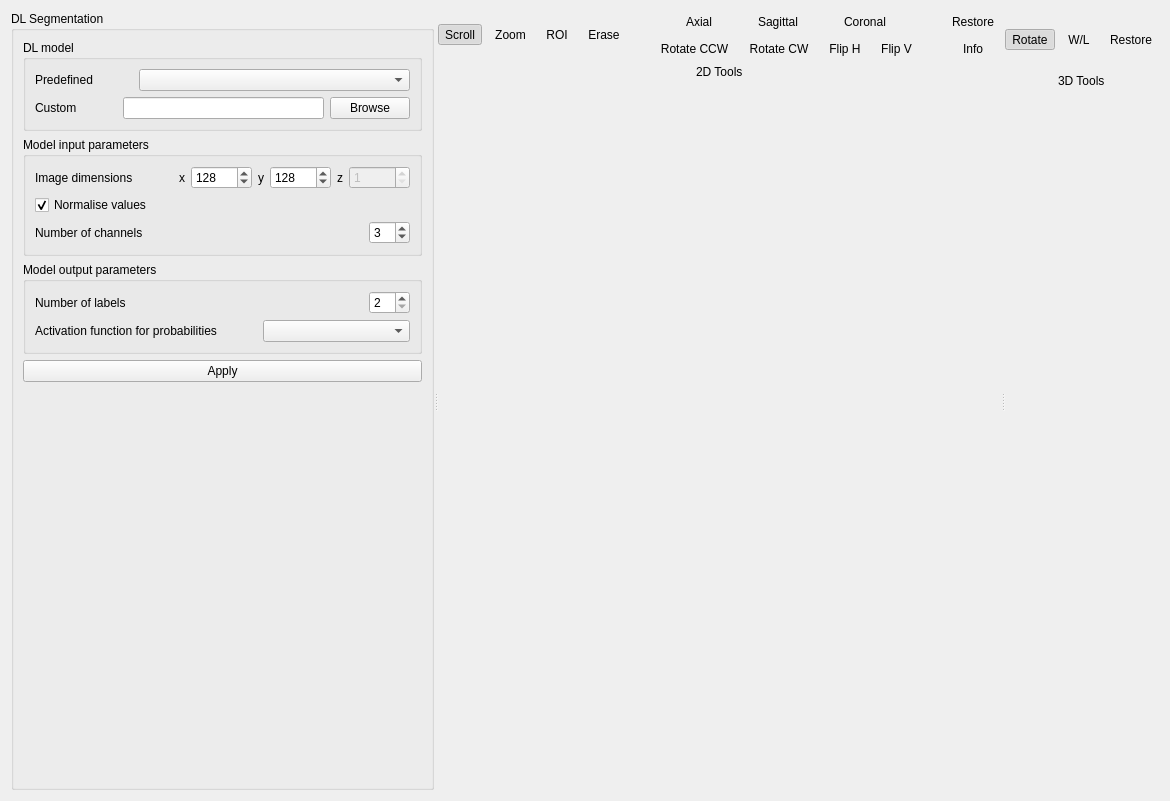
<?xml version="1.0" encoding="UTF-8"?>
<ui version="4.0">
 <class>QDLSegmentationExtensionBase</class>
 <widget class="QWidget" name="QDLSegmentationExtensionBase">
  <property name="geometry">
   <rect>
    <x>0</x>
    <y>0</y>
    <width>1150</width>
    <height>801</height>
   </rect>
  </property>
  <property name="windowTitle">
   <string>Form</string>
  </property>
  <layout class="QHBoxLayout" name="horizontalLayout_6">
   <item>
    <widget class="QSplitter" name="m_inputSplitter">
     <property name="orientation">
      <enum>Qt::Horizontal</enum>
     </property>
     <widget class="QGroupBox" name="m_inputGroupBox">
      <property name="sizePolicy">
       <sizepolicy hsizetype="Preferred" vsizetype="Preferred">
        <horstretch>0</horstretch>
        <verstretch>0</verstretch>
       </sizepolicy>
      </property>
      <property name="minimumSize">
       <size>
        <width>0</width>
        <height>0</height>
       </size>
      </property>
      <property name="title">
       <string>DL Segmentation</string>
      </property>
      <layout class="QVBoxLayout" name="verticalLayout">
       <item>
        <widget class="QGroupBox" name="m_trainedModelGroupBox">
         <property name="title">
          <string>DL model</string>
         </property>
         <layout class="QVBoxLayout" name="verticalLayout_4">
          <item>
           <layout class="QHBoxLayout" name="m_trainedModelPredefinedHLayout">
            <item>
             <widget class="QLabel" name="m_trainedModelPredefinedLabel">
              <property name="sizePolicy">
               <sizepolicy hsizetype="Preferred" vsizetype="Preferred">
                <horstretch>0</horstretch>
                <verstretch>0</verstretch>
               </sizepolicy>
              </property>
              <property name="text">
               <string>Predefined</string>
              </property>
             </widget>
            </item>
            <item>
             <spacer name="m_trainedModelPredefinedSpacer">
              <property name="orientation">
               <enum>Qt::Horizontal</enum>
              </property>
              <property name="sizeType">
               <enum>QSizePolicy::Minimum</enum>
              </property>
              <property name="sizeHint" stdset="0">
               <size>
                <width>40</width>
                <height>20</height>
               </size>
              </property>
             </spacer>
            </item>
            <item>
             <widget class="QComboBox" name="m_trainedModelPredefinedCombo">
              <property name="sizePolicy">
               <sizepolicy hsizetype="Expanding" vsizetype="Fixed">
                <horstretch>0</horstretch>
                <verstretch>0</verstretch>
               </sizepolicy>
              </property>
             </widget>
            </item>
           </layout>
          </item>
          <item>
           <widget class="QWidget" name="m_trainedModelCustomWidget" native="true">
            <layout class="QHBoxLayout" name="m_trainedModelCustomHLayout">
             <property name="leftMargin">
              <number>0</number>
             </property>
             <property name="topMargin">
              <number>0</number>
             </property>
             <property name="rightMargin">
              <number>0</number>
             </property>
             <property name="bottomMargin">
              <number>0</number>
             </property>
             <item>
              <widget class="QLabel" name="m_trainedModelCustomLabel">
               <property name="text">
                <string>Custom</string>
               </property>
              </widget>
             </item>
             <item>
              <spacer name="m_trainedModelCustomSpacer">
               <property name="orientation">
                <enum>Qt::Horizontal</enum>
               </property>
               <property name="sizeType">
                <enum>QSizePolicy::Fixed</enum>
               </property>
               <property name="sizeHint" stdset="0">
                <size>
                 <width>40</width>
                 <height>20</height>
                </size>
               </property>
              </spacer>
             </item>
             <item>
              <widget class="QLineEdit" name="m_trainedModelCustomLineEdit"/>
             </item>
             <item>
              <widget class="QPushButton" name="m_trainedModelCustomBrowseButton">
               <property name="text">
                <string>Browse</string>
               </property>
              </widget>
             </item>
            </layout>
           </widget>
          </item>
         </layout>
        </widget>
       </item>
       <item>
        <widget class="QGroupBox" name="m_inputParametersGroupBox">
         <property name="title">
          <string>Model input parameters</string>
         </property>
         <layout class="QVBoxLayout" name="verticalLayout_2">
          <item>
           <layout class="QHBoxLayout" name="m_inputParamDimensionsHLayout">
            <item>
             <widget class="QLabel" name="m_inputParamDimensionsLabel">
              <property name="text">
               <string>Image dimensions</string>
              </property>
             </widget>
            </item>
            <item>
             <spacer name="m_inputParamDimensionsSpacer">
              <property name="orientation">
               <enum>Qt::Horizontal</enum>
              </property>
              <property name="sizeType">
               <enum>QSizePolicy::MinimumExpanding</enum>
              </property>
              <property name="sizeHint" stdset="0">
               <size>
                <width>40</width>
                <height>20</height>
               </size>
              </property>
             </spacer>
            </item>
            <item>
             <widget class="QLabel" name="m_inputParamDimXLabel">
              <property name="text">
               <string>x</string>
              </property>
             </widget>
            </item>
            <item>
             <widget class="QSpinBox" name="m_inputParamDimXSpinBox">
              <property name="minimum">
               <number>1</number>
              </property>
              <property name="maximum">
               <number>99999</number>
              </property>
              <property name="value">
               <number>128</number>
              </property>
             </widget>
            </item>
            <item>
             <widget class="QLabel" name="m_inputParamDimYLabel">
              <property name="text">
               <string>y</string>
              </property>
             </widget>
            </item>
            <item>
             <widget class="QSpinBox" name="m_inputParamDimYSpinBox">
              <property name="minimum">
               <number>1</number>
              </property>
              <property name="maximum">
               <number>99999</number>
              </property>
              <property name="value">
               <number>128</number>
              </property>
             </widget>
            </item>
            <item>
             <widget class="QLabel" name="m_inputParamDimZLabel">
              <property name="text">
               <string>z</string>
              </property>
             </widget>
            </item>
            <item>
             <widget class="QSpinBox" name="m_inputParamDimZSpinBox">
              <property name="enabled">
               <bool>false</bool>
              </property>
              <property name="minimum">
               <number>1</number>
              </property>
              <property name="maximum">
               <number>99999</number>
              </property>
              <property name="value">
               <number>1</number>
              </property>
             </widget>
            </item>
           </layout>
          </item>
          <item>
           <layout class="QHBoxLayout" name="m_inputParamNormalisationHLayout">
            <item>
             <widget class="QCheckBox" name="m_inputParamNormalisationCheckBox">
              <property name="text">
               <string>Normalise values</string>
              </property>
              <property name="checked">
               <bool>true</bool>
              </property>
             </widget>
            </item>
           </layout>
          </item>
          <item>
           <layout class="QHBoxLayout" name="m_inputParamChannelsHLayout">
            <item>
             <widget class="QLabel" name="m_inputParamChannelsLabel">
              <property name="text">
               <string>Number of channels</string>
              </property>
             </widget>
            </item>
            <item>
             <spacer name="m_inputParamChannelsSpacer">
              <property name="orientation">
               <enum>Qt::Horizontal</enum>
              </property>
              <property name="sizeType">
               <enum>QSizePolicy::MinimumExpanding</enum>
              </property>
              <property name="sizeHint" stdset="0">
               <size>
                <width>40</width>
                <height>20</height>
               </size>
              </property>
             </spacer>
            </item>
            <item>
             <widget class="QSpinBox" name="m_inputParamChannelsSpinBox">
              <property name="minimum">
               <number>1</number>
              </property>
              <property name="value">
               <number>3</number>
              </property>
             </widget>
            </item>
           </layout>
          </item>
         </layout>
        </widget>
       </item>
       <item>
        <widget class="QGroupBox" name="m_outputParametersGroupBox">
         <property name="title">
          <string>Model output parameters</string>
         </property>
         <layout class="QVBoxLayout" name="verticalLayout_13">
          <item>
           <layout class="QHBoxLayout" name="m_outputParamLabelsHLayout">
            <item>
             <widget class="QLabel" name="m_outputParamLabelsLabel">
              <property name="text">
               <string>Number of labels</string>
              </property>
             </widget>
            </item>
            <item>
             <spacer name="m_outputParamLabelsSpacer">
              <property name="orientation">
               <enum>Qt::Horizontal</enum>
              </property>
              <property name="sizeHint" stdset="0">
               <size>
                <width>40</width>
                <height>20</height>
               </size>
              </property>
             </spacer>
            </item>
            <item>
             <widget class="QSpinBox" name="m_outputParamLabelsSpinBox">
              <property name="enabled">
               <bool>true</bool>
              </property>
              <property name="minimum">
               <number>2</number>
              </property>
              <property name="value">
               <number>2</number>
              </property>
             </widget>
            </item>
           </layout>
          </item>
          <item>
           <layout class="QHBoxLayout" name="m_outputParamFunctionHLayout">
            <item>
             <widget class="QLabel" name="m_outputParamFunctionLabel">
              <property name="text">
               <string>Activation function for probabilities</string>
              </property>
             </widget>
            </item>
            <item>
             <spacer name="m_outputParamFunctionSpacer">
              <property name="orientation">
               <enum>Qt::Horizontal</enum>
              </property>
              <property name="sizeType">
               <enum>QSizePolicy::Minimum</enum>
              </property>
              <property name="sizeHint" stdset="0">
               <size>
                <width>40</width>
                <height>20</height>
               </size>
              </property>
             </spacer>
            </item>
            <item>
             <widget class="QComboBox" name="m_outputParamFunctionCombo">
              <property name="sizePolicy">
               <sizepolicy hsizetype="Expanding" vsizetype="Fixed">
                <horstretch>0</horstretch>
                <verstretch>0</verstretch>
               </sizepolicy>
              </property>
             </widget>
            </item>
           </layout>
          </item>
         </layout>
        </widget>
       </item>
       <item>
        <widget class="QPushButton" name="m_applyPushButton">
         <property name="text">
          <string>Apply</string>
         </property>
        </widget>
       </item>
       <item>
        <spacer name="verticalSpacer">
         <property name="orientation">
          <enum>Qt::Vertical</enum>
         </property>
         <property name="sizeHint" stdset="0">
          <size>
           <width>20</width>
           <height>40</height>
          </size>
         </property>
        </spacer>
       </item>
      </layout>
     </widget>
     <widget class="QSplitter" name="m_viewersSplitter">
      <property name="orientation">
       <enum>Qt::Horizontal</enum>
      </property>
      <widget class="QWidget" name="verticalLayoutWidget_3">
       <layout class="QVBoxLayout" name="m_2DViewerVLayout">
        <item>
         <layout class="QHBoxLayout" name="horizontalLayout_5">
          <item>
           <spacer name="horizontalSpacer">
            <property name="orientation">
             <enum>Qt::Horizontal</enum>
            </property>
            <property name="sizeHint" stdset="0">
             <size>
              <width>40</width>
              <height>20</height>
             </size>
            </property>
           </spacer>
          </item>
          <item>
           <layout class="QHBoxLayout" name="horizontalLayout_7">
            <item alignment="Qt::AlignVCenter">
             <widget class="QToolButton" name="m_slicingToolButton">
              <property name="text">
               <string>Scroll</string>
              </property>
              <property name="iconSize">
               <size>
                <width>32</width>
                <height>32</height>
               </size>
              </property>
              <property name="checkable">
               <bool>true</bool>
              </property>
              <property name="checked">
               <bool>true</bool>
              </property>
              <property name="toolButtonStyle">
               <enum>Qt::ToolButtonTextUnderIcon</enum>
              </property>
              <property name="autoRaise">
               <bool>true</bool>
              </property>
             </widget>
            </item>
            <item alignment="Qt::AlignVCenter">
             <widget class="QToolButton" name="m_zoomToolButton">
              <property name="text">
               <string>Zoom</string>
              </property>
              <property name="iconSize">
               <size>
                <width>32</width>
                <height>32</height>
               </size>
              </property>
              <property name="checkable">
               <bool>true</bool>
              </property>
              <property name="toolButtonStyle">
               <enum>Qt::ToolButtonTextUnderIcon</enum>
              </property>
              <property name="autoRaise">
               <bool>true</bool>
              </property>
             </widget>
            </item>
           </layout>
          </item>
          <item>
           <layout class="QHBoxLayout" name="horizontalLayout_8">
            <item alignment="Qt::AlignVCenter">
             <widget class="QToolButton" name="m_drawingToolButton">
              <property name="text">
               <string>ROI</string>
              </property>
              <property name="iconSize">
               <size>
                <width>32</width>
                <height>32</height>
               </size>
              </property>
              <property name="checkable">
               <bool>true</bool>
              </property>
              <property name="toolButtonStyle">
               <enum>Qt::ToolButtonTextUnderIcon</enum>
              </property>
              <property name="autoRaise">
               <bool>true</bool>
              </property>
             </widget>
            </item>
            <item alignment="Qt::AlignVCenter">
             <widget class="QToolButton" name="m_eraserToolButton">
              <property name="text">
               <string>Erase</string>
              </property>
              <property name="iconSize">
               <size>
                <width>32</width>
                <height>32</height>
               </size>
              </property>
              <property name="checkable">
               <bool>true</bool>
              </property>
              <property name="toolButtonStyle">
               <enum>Qt::ToolButtonTextUnderIcon</enum>
              </property>
              <property name="autoRaise">
               <bool>true</bool>
              </property>
             </widget>
            </item>
           </layout>
          </item>
          <item>
           <spacer name="horizontalSpacer_2">
            <property name="orientation">
             <enum>Qt::Horizontal</enum>
            </property>
            <property name="sizeType">
             <enum>QSizePolicy::Fixed</enum>
            </property>
            <property name="sizeHint" stdset="0">
             <size>
              <width>20</width>
              <height>20</height>
             </size>
            </property>
           </spacer>
          </item>
          <item>
           <layout class="QVBoxLayout" name="m_orientationToolsVLayout">
            <item>
             <layout class="QHBoxLayout" name="m_anatomicalViewsHLayout">
              <item>
               <widget class="QToolButton" name="m_axialViewToolButton">
                <property name="text">
                 <string>Axial</string>
                </property>
                <property name="iconSize">
                 <size>
                  <width>32</width>
                  <height>32</height>
                 </size>
                </property>
                <property name="toolButtonStyle">
                 <enum>Qt::ToolButtonTextUnderIcon</enum>
                </property>
                <property name="autoRaise">
                 <bool>true</bool>
                </property>
               </widget>
              </item>
              <item>
               <widget class="QToolButton" name="m_sagittalViewToolButton">
                <property name="text">
                 <string>Sagittal</string>
                </property>
                <property name="iconSize">
                 <size>
                  <width>32</width>
                  <height>32</height>
                 </size>
                </property>
                <property name="toolButtonStyle">
                 <enum>Qt::ToolButtonTextUnderIcon</enum>
                </property>
                <property name="autoRaise">
                 <bool>true</bool>
                </property>
               </widget>
              </item>
              <item>
               <widget class="QToolButton" name="m_coronalViewToolButton">
                <property name="text">
                 <string>Coronal</string>
                </property>
                <property name="iconSize">
                 <size>
                  <width>32</width>
                  <height>32</height>
                 </size>
                </property>
                <property name="toolButtonStyle">
                 <enum>Qt::ToolButtonTextUnderIcon</enum>
                </property>
                <property name="autoRaise">
                 <bool>true</bool>
                </property>
               </widget>
              </item>
             </layout>
            </item>
            <item>
             <layout class="QHBoxLayout" name="m_rotation2DHLayout">
              <item>
               <widget class="QToolButton" name="m_rotateCounterClockwiseToolButton">
                <property name="text">
                 <string>Rotate CCW</string>
                </property>
                <property name="iconSize">
                 <size>
                  <width>24</width>
                  <height>24</height>
                 </size>
                </property>
                <property name="autoRaise">
                 <bool>true</bool>
                </property>
               </widget>
              </item>
              <item>
               <widget class="QToolButton" name="m_rotateClockwiseToolButton">
                <property name="text">
                 <string>Rotate CW</string>
                </property>
                <property name="iconSize">
                 <size>
                  <width>24</width>
                  <height>24</height>
                 </size>
                </property>
                <property name="autoRaise">
                 <bool>true</bool>
                </property>
               </widget>
              </item>
              <item>
               <widget class="QToolButton" name="m_flipHorizontalToolButton">
                <property name="text">
                 <string>Flip H</string>
                </property>
                <property name="iconSize">
                 <size>
                  <width>24</width>
                  <height>24</height>
                 </size>
                </property>
                <property name="autoRaise">
                 <bool>true</bool>
                </property>
               </widget>
              </item>
              <item>
               <widget class="QToolButton" name="m_flipVerticalToolButton">
                <property name="text">
                 <string>Flip V</string>
                </property>
                <property name="iconSize">
                 <size>
                  <width>24</width>
                  <height>24</height>
                 </size>
                </property>
                <property name="autoRaise">
                 <bool>true</bool>
                </property>
               </widget>
              </item>
             </layout>
            </item>
           </layout>
          </item>
          <item>
           <spacer name="horizontalSpacer_3">
            <property name="orientation">
             <enum>Qt::Horizontal</enum>
            </property>
            <property name="sizeType">
             <enum>QSizePolicy::Fixed</enum>
            </property>
            <property name="sizeHint" stdset="0">
             <size>
              <width>20</width>
              <height>20</height>
             </size>
            </property>
           </spacer>
          </item>
          <item>
           <layout class="QVBoxLayout" name="verticalLayout_14">
            <item alignment="Qt::AlignHCenter|Qt::AlignVCenter">
             <widget class="QToolButton" name="m_restore2DToolButton">
              <property name="layoutDirection">
               <enum>Qt::RightToLeft</enum>
              </property>
              <property name="text">
               <string>Restore</string>
              </property>
              <property name="iconSize">
               <size>
                <width>32</width>
                <height>32</height>
               </size>
              </property>
              <property name="autoRaise">
               <bool>true</bool>
              </property>
             </widget>
            </item>
            <item alignment="Qt::AlignHCenter|Qt::AlignVCenter">
             <widget class="QToolButton" name="m_voxelInformationToolButton">
              <property name="text">
               <string>Info</string>
              </property>
              <property name="iconSize">
               <size>
                <width>32</width>
                <height>32</height>
               </size>
              </property>
              <property name="autoRaise">
               <bool>true</bool>
              </property>
             </widget>
            </item>
           </layout>
          </item>
          <item>
           <spacer name="horizontalSpacer_4">
            <property name="orientation">
             <enum>Qt::Horizontal</enum>
            </property>
            <property name="sizeHint" stdset="0">
             <size>
              <width>40</width>
              <height>20</height>
             </size>
            </property>
           </spacer>
          </item>
         </layout>
        </item>
        <item alignment="Qt::AlignHCenter">
         <widget class="QLabel" name="label">
          <property name="sizePolicy">
           <sizepolicy hsizetype="Preferred" vsizetype="Minimum">
            <horstretch>0</horstretch>
            <verstretch>0</verstretch>
           </sizepolicy>
          </property>
          <property name="text">
           <string>2D Tools</string>
          </property>
         </widget>
        </item>
        <item>
         <widget class="udg::Q2DViewerWidget" name="m_2DViewer" native="true">
          <property name="sizePolicy">
           <sizepolicy hsizetype="Preferred" vsizetype="Preferred">
            <horstretch>1</horstretch>
            <verstretch>1</verstretch>
           </sizepolicy>
          </property>
         </widget>
        </item>
       </layout>
      </widget>
      <widget class="QWidget" name="verticalLayoutWidget_5">
       <layout class="QVBoxLayout" name="m_3DViewerVLayout">
        <item>
         <layout class="QHBoxLayout" name="horizontalLayout_9">
          <property name="topMargin">
           <number>18</number>
          </property>
          <property name="bottomMargin">
           <number>18</number>
          </property>
          <item>
           <spacer name="horizontalSpacer_5">
            <property name="orientation">
             <enum>Qt::Horizontal</enum>
            </property>
            <property name="sizeHint" stdset="0">
             <size>
              <width>40</width>
              <height>20</height>
             </size>
            </property>
           </spacer>
          </item>
          <item alignment="Qt::AlignVCenter">
           <widget class="QToolButton" name="m_rotate3DToolButton">
            <property name="text">
             <string>Rotate</string>
            </property>
            <property name="iconSize">
             <size>
              <width>32</width>
              <height>32</height>
             </size>
            </property>
            <property name="checkable">
             <bool>true</bool>
            </property>
            <property name="checked">
             <bool>true</bool>
            </property>
            <property name="toolButtonStyle">
             <enum>Qt::ToolButtonTextUnderIcon</enum>
            </property>
            <property name="autoRaise">
             <bool>true</bool>
            </property>
           </widget>
          </item>
          <item alignment="Qt::AlignVCenter">
           <widget class="QToolButton" name="m_windowLevelToolButton">
            <property name="text">
             <string>W/L</string>
            </property>
            <property name="iconSize">
             <size>
              <width>32</width>
              <height>32</height>
             </size>
            </property>
            <property name="checkable">
             <bool>true</bool>
            </property>
            <property name="toolButtonStyle">
             <enum>Qt::ToolButtonTextUnderIcon</enum>
            </property>
            <property name="autoRaise">
             <bool>true</bool>
            </property>
           </widget>
          </item>
          <item alignment="Qt::AlignVCenter">
           <widget class="QToolButton" name="m_restore3DToolButton">
            <property name="text">
             <string>Restore</string>
            </property>
            <property name="icon">
             <iconset resource="../../../main/themes/starviewer/starviewer.qrc">
              <normaloff>:/images/icons/reset-view.svg</normaloff>:/images/icons/reset-view.svg</iconset>
            </property>
            <property name="iconSize">
             <size>
              <width>32</width>
              <height>32</height>
             </size>
            </property>
            <property name="toolButtonStyle">
             <enum>Qt::ToolButtonTextUnderIcon</enum>
            </property>
            <property name="autoRaise">
             <bool>true</bool>
            </property>
           </widget>
          </item>
          <item>
           <spacer name="horizontalSpacer_6">
            <property name="orientation">
             <enum>Qt::Horizontal</enum>
            </property>
            <property name="sizeHint" stdset="0">
             <size>
              <width>40</width>
              <height>20</height>
             </size>
            </property>
           </spacer>
          </item>
         </layout>
        </item>
        <item alignment="Qt::AlignHCenter">
         <widget class="QLabel" name="label_2">
          <property name="sizePolicy">
           <sizepolicy hsizetype="Preferred" vsizetype="Minimum">
            <horstretch>0</horstretch>
            <verstretch>0</verstretch>
           </sizepolicy>
          </property>
          <property name="text">
           <string>3D Tools</string>
          </property>
         </widget>
        </item>
        <item>
         <widget class="udg::Q3DViewer" name="m_3DViewer" native="true">
          <property name="sizePolicy">
           <sizepolicy hsizetype="Preferred" vsizetype="Preferred">
            <horstretch>1</horstretch>
            <verstretch>1</verstretch>
           </sizepolicy>
          </property>
         </widget>
        </item>
       </layout>
      </widget>
     </widget>
    </widget>
   </item>
  </layout>
 </widget>
 <customwidgets>
  <customwidget>
   <class>udg::Q2DViewerWidget</class>
   <extends>QWidget</extends>
   <header>q2dviewerwidget.h</header>
   <container>1</container>
  </customwidget>
  <customwidget>
   <class>udg::Q3DViewer</class>
   <extends>QWidget</extends>
   <header>q3dviewer.h</header>
   <container>1</container>
  </customwidget>
 </customwidgets>
 <resources>
  <include location="../../../main/themes/starviewer/starviewer.qrc"/>
  <include location="../../../main/themes/starviewer/starviewer.qrc"/>
 </resources>
 <connections/>
</ui>
